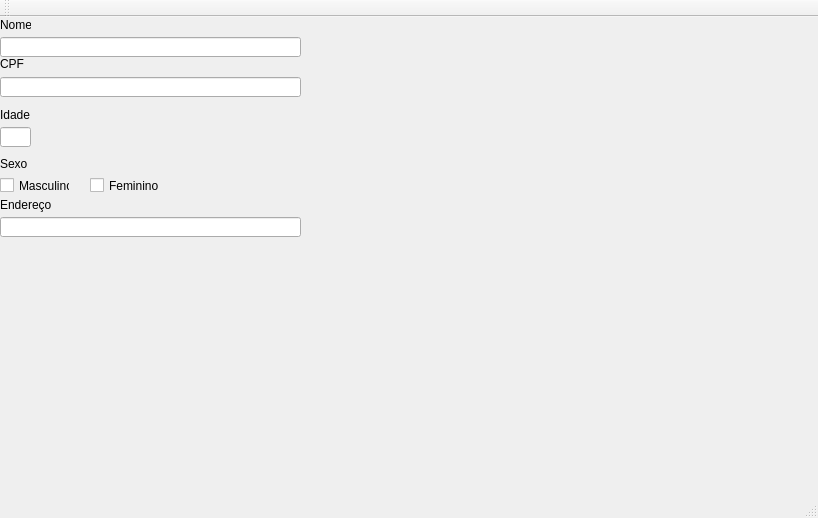
<?xml version="1.0" encoding="UTF-8"?>
<ui version="4.0">
 <class>menu</class>
 <widget class="QMainWindow" name="menu">
  <property name="geometry">
   <rect>
    <x>0</x>
    <y>0</y>
    <width>818</width>
    <height>518</height>
   </rect>
  </property>
  <property name="windowTitle">
   <string>menu</string>
  </property>
  <widget class="QWidget" name="centralWidget">
   <widget class="QLabel" name="label">
    <property name="geometry">
     <rect>
      <x>0</x>
      <y>0</y>
      <width>31</width>
      <height>16</height>
     </rect>
    </property>
    <property name="text">
     <string>Nome:</string>
    </property>
   </widget>
   <widget class="QLabel" name="label_2">
    <property name="geometry">
     <rect>
      <x>0</x>
      <y>40</y>
      <width>47</width>
      <height>13</height>
     </rect>
    </property>
    <property name="text">
     <string>CPF</string>
    </property>
   </widget>
   <widget class="QLabel" name="label_3">
    <property name="geometry">
     <rect>
      <x>0</x>
      <y>90</y>
      <width>31</width>
      <height>16</height>
     </rect>
    </property>
    <property name="text">
     <string>Idade</string>
    </property>
   </widget>
   <widget class="QLabel" name="label_4">
    <property name="geometry">
     <rect>
      <x>0</x>
      <y>140</y>
      <width>47</width>
      <height>13</height>
     </rect>
    </property>
    <property name="text">
     <string>Sexo</string>
    </property>
   </widget>
   <widget class="QLineEdit" name="lineEdit_2">
    <property name="geometry">
     <rect>
      <x>0</x>
      <y>60</y>
      <width>301</width>
      <height>20</height>
     </rect>
    </property>
   </widget>
   <widget class="QLineEdit" name="lineEdit_3">
    <property name="geometry">
     <rect>
      <x>0</x>
      <y>110</y>
      <width>31</width>
      <height>20</height>
     </rect>
    </property>
   </widget>
   <widget class="QLineEdit" name="lineEdit_4">
    <property name="geometry">
     <rect>
      <x>0</x>
      <y>200</y>
      <width>301</width>
      <height>20</height>
     </rect>
    </property>
   </widget>
   <widget class="QLineEdit" name="lineEdit_6">
    <property name="geometry">
     <rect>
      <x>0</x>
      <y>20</y>
      <width>301</width>
      <height>20</height>
     </rect>
    </property>
   </widget>
   <widget class="QCheckBox" name="checkBox">
    <property name="geometry">
     <rect>
      <x>0</x>
      <y>160</y>
      <width>70</width>
      <height>17</height>
     </rect>
    </property>
    <property name="text">
     <string>Masculino</string>
    </property>
   </widget>
   <widget class="QCheckBox" name="checkBox_2">
    <property name="geometry">
     <rect>
      <x>90</x>
      <y>160</y>
      <width>70</width>
      <height>17</height>
     </rect>
    </property>
    <property name="text">
     <string>Feminino</string>
    </property>
   </widget>
   <widget class="QLabel" name="label_5">
    <property name="geometry">
     <rect>
      <x>0</x>
      <y>180</y>
      <width>51</width>
      <height>16</height>
     </rect>
    </property>
    <property name="text">
     <string>Endereço</string>
    </property>
   </widget>
  </widget>
  <widget class="QMenuBar" name="menuBar">
   <property name="geometry">
    <rect>
     <x>0</x>
     <y>0</y>
     <width>818</width>
     <height>21</height>
    </rect>
   </property>
  </widget>
  <widget class="QToolBar" name="mainToolBar">
   <attribute name="toolBarArea">
    <enum>TopToolBarArea</enum>
   </attribute>
   <attribute name="toolBarBreak">
    <bool>false</bool>
   </attribute>
  </widget>
  <widget class="QStatusBar" name="statusBar"/>
 </widget>
 <layoutdefault spacing="6" margin="11"/>
 <tabstops>
  <tabstop>lineEdit_2</tabstop>
  <tabstop>lineEdit_3</tabstop>
  <tabstop>lineEdit_4</tabstop>
 </tabstops>
 <resources/>
 <connections/>
</ui>
